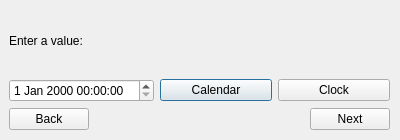
<?xml version="1.0" encoding="UTF-8"?>
<ui version="4.0">
 <class>Dialog</class>
 <widget class="QDialog" name="Dialog">
  <property name="windowModality">
   <enum>Qt::ApplicationModal</enum>
  </property>
  <property name="geometry">
   <rect>
    <x>0</x>
    <y>0</y>
    <width>400</width>
    <height>140</height>
   </rect>
  </property>
  <property name="windowTitle">
   <string>Dialog</string>
  </property>
  <widget class="QWidget" name="verticalLayoutWidget">
   <property name="geometry">
    <rect>
     <x>9</x>
     <y>9</y>
     <width>381</width>
     <height>121</height>
    </rect>
   </property>
   <layout class="QVBoxLayout" name="mainLayout">
    <item>
     <widget class="QLabel" name="label">
      <property name="text">
       <string>Enter a value:</string>
      </property>
     </widget>
    </item>
    <item>
     <layout class="QHBoxLayout" name="horizontalLayout_2">
      <item>
       <widget class="QDateTimeEdit" name="dateTimeEdit"/>
      </item>
      <item>
       <widget class="QPushButton" name="showCalendar">
        <property name="text">
         <string>Calendar</string>
        </property>
       </widget>
      </item>
      <item>
       <widget class="QPushButton" name="showClock">
        <property name="text">
         <string>Clock</string>
        </property>
       </widget>
      </item>
     </layout>
    </item>
    <item>
     <layout class="QHBoxLayout" name="horizontalLayout">
      <item>
       <widget class="QPushButton" name="goBack">
        <property name="text">
         <string>Back</string>
        </property>
       </widget>
      </item>
      <item>
       <spacer name="horizontalSpacer">
        <property name="orientation">
         <enum>Qt::Horizontal</enum>
        </property>
        <property name="sizeHint" stdset="0">
         <size>
          <width>40</width>
          <height>20</height>
         </size>
        </property>
       </spacer>
      </item>
      <item>
       <widget class="QPushButton" name="goNext">
        <property name="text">
         <string>Next</string>
        </property>
       </widget>
      </item>
     </layout>
    </item>
   </layout>
  </widget>
 </widget>
 <resources/>
 <connections/>
</ui>
